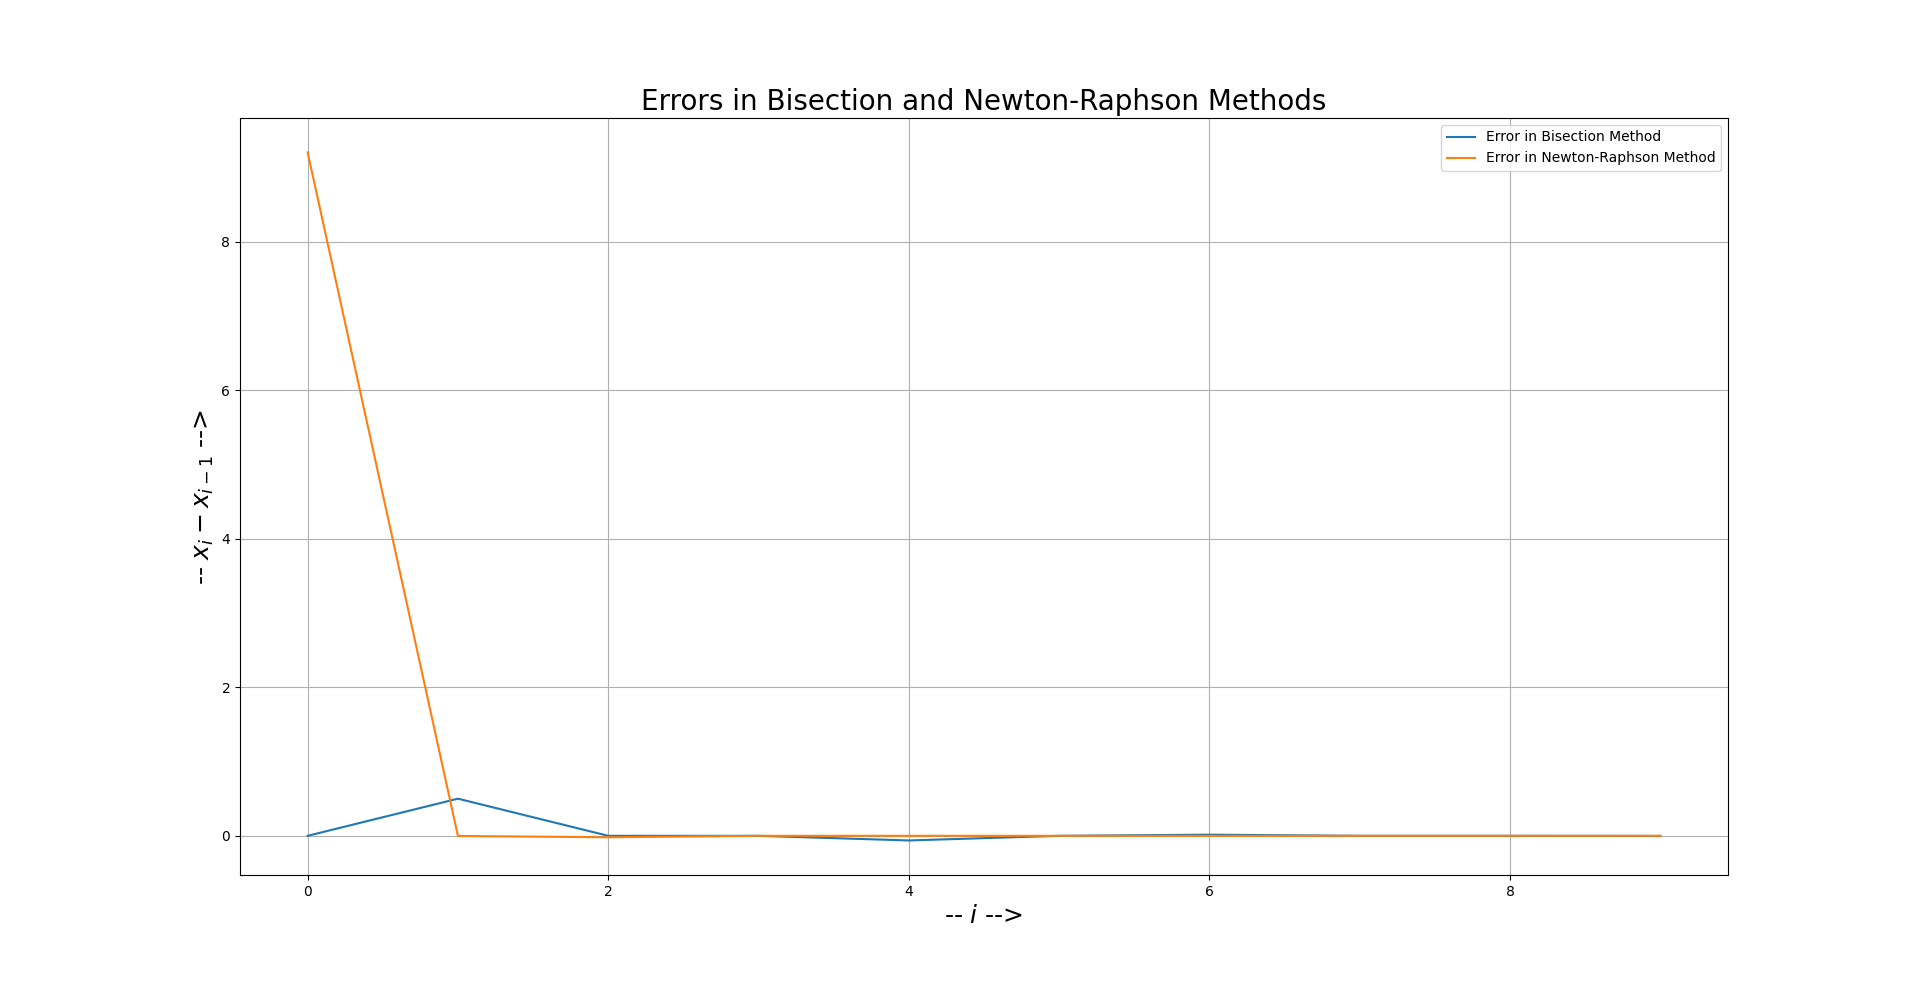

Python code for this plot:
# Problem 1 (c). : Plotting x_i-x_{i-1} bisection and Newton-Raphson methods.

import numpy as np
import matplotlib.pyplot as plt

def f(x) :
    return np.sin(np.cos(np.exp(x)))

def df(x) :
    return -np.exp(x)*np.sin(np.exp(x))*np.cos(np.cos(np.exp(x)))

def bisect(low,high) :
    mid=(high+low)/2
    if(f(high)*f(mid)<=0) : return (mid,high)
    if(f(low)*f(mid)<0) : return (low,mid)
    if(f(low)==0.0 or f(high)==0.0 or f(mid)==0) : return(low,high)

def main() :
    low,high,broot,prev=-1,1,0,0
    b_error=[]
    for i in range(10) :
        low,high=bisect(low,high)
        broot=low if (abs(f(low))<=abs(f(high))) else high
        b_error.append(broot-prev)
        prev=broot
    plt.plot(b_error,label='Error in Bisection Method')
    
    nroot,prev=-1,0
    n_error=[]
    for i in range(10) :
        nroot=nroot-f(nroot)/df(nroot)
        n_error.append(nroot-prev)
        prev=nroot
    plt.plot(n_error,label='Error in Newton-Raphson Method')

    plt.legend(loc='upper right')
    plt.xlabel('-- $i$ -->',fontsize=18)
    plt.ylabel('-- $x_i-x_{i-1}$ -->',fontsize=18)
    plt.title('Errors in Bisection and Newton-Raphson Methods',fontsize=20)
    plt.grid()
    plt.show()

if __name__=="__main__" :
    main()
